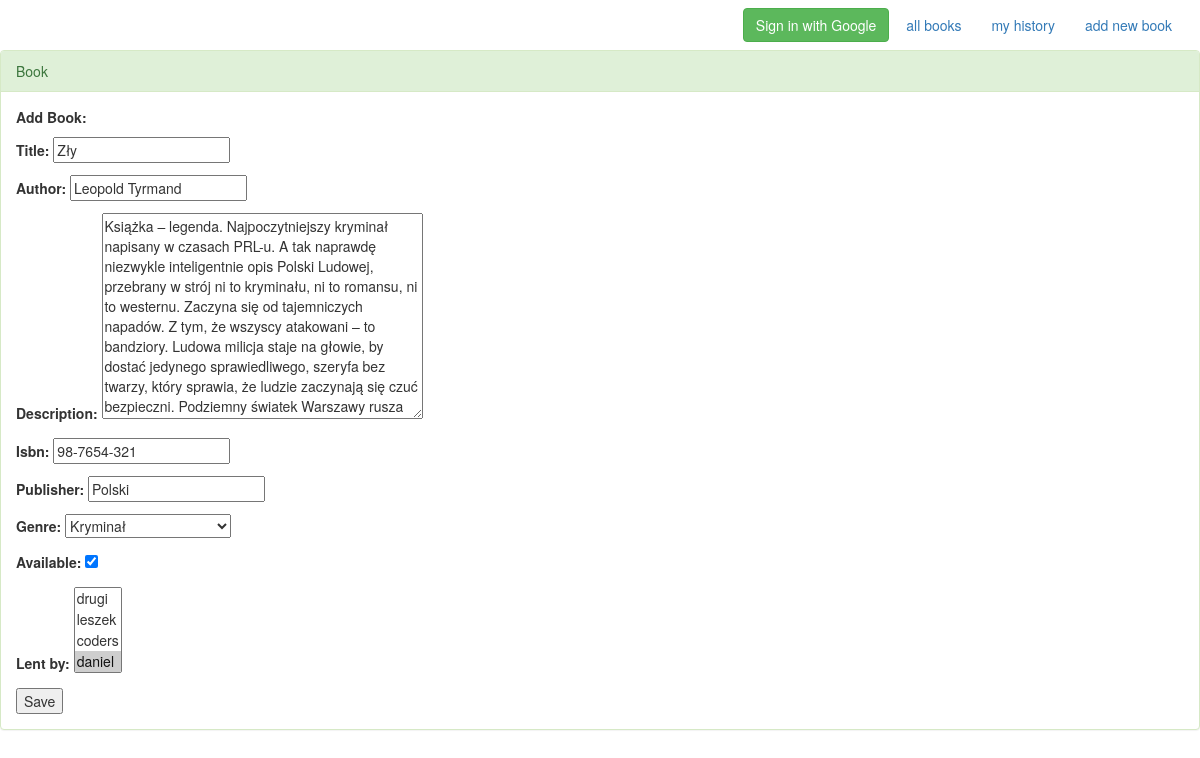
The page /book_edit/2 on the database as committed earlier.
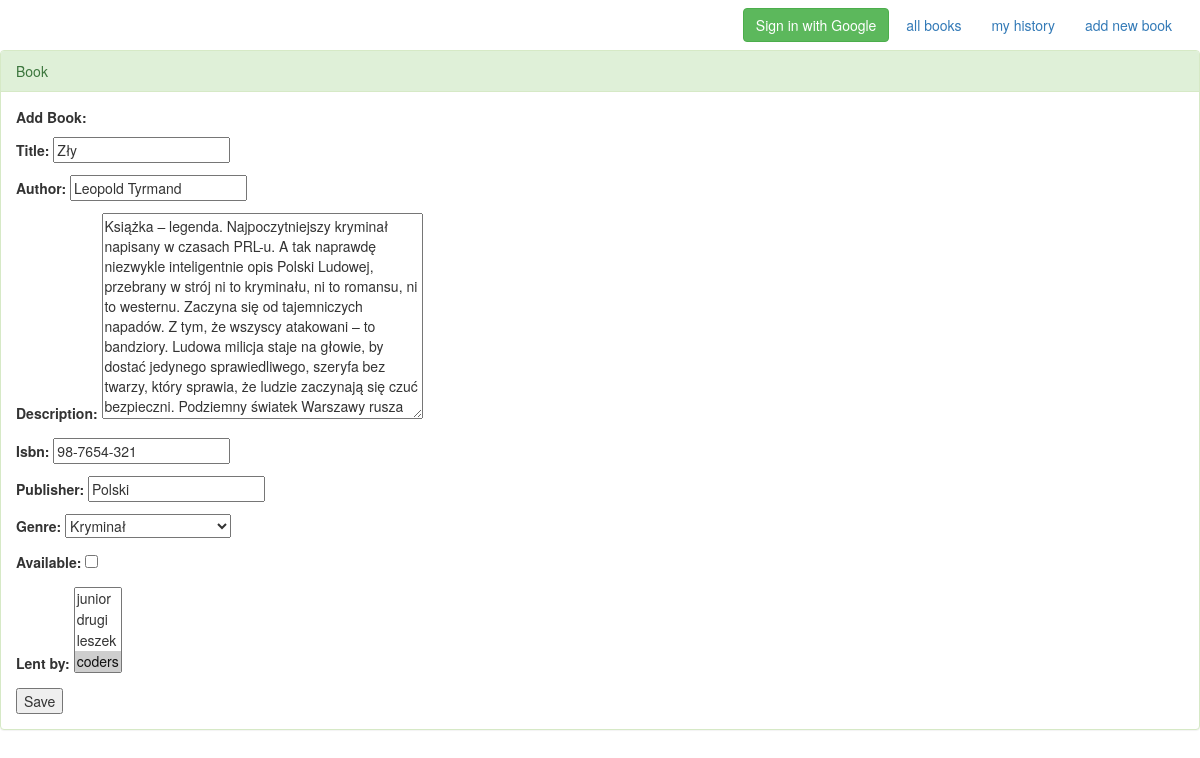
The same page on the database as committed later.
### books/models.py (models this page shows, shortened)
class Book(models.Model):
    title = models.CharField(max_length=128)
    author = models.CharField(max_length=128)
    description = models.TextField(null=True, blank=True)
    isbn = models.CharField(max_length=17)
    publisher = models.CharField(max_length=128)
    genre = models.IntegerField(choices=GENRES)
    available = models.BooleanField(default=True)
    lent_by = models.ManyToManyField(User, through='Logs')

### books/views.py (the view)
# urls.py: url(r'^book_edit/(?P<pk>\d+)/?$', BookUpdateGeneric.as_view(), name='book-edit'),
class BookUpdateGeneric(UpdateView):
    model = Book
    fields = '__all__'
    success_url = '/all'

### books/templates/books/book_form.html (shortened to what this page needs)
{% extends 'books/base_template.html' %}
{% block content %}
    <div class="panel panel-success">
        <div class="panel-heading">
            Book
        </div>
        <div class="panel-body">
            <p><b>Add Book:</b></p>
            <div>
                <form action="" method="post">
                    {{ form.as_p }}
                    <input type="submit" value="Save">
                </form>
            </div>
        </div>
    </div>
{% endblock %}

Rows that differ between the two databases and show on the page:
changed Book "Zły": available "☑" → "☐"
Other text that changed with them:
form field lent_by: "drugi / leszek / coders / daniel ☑" → "junior / drugi / leszek / coders ☑"
